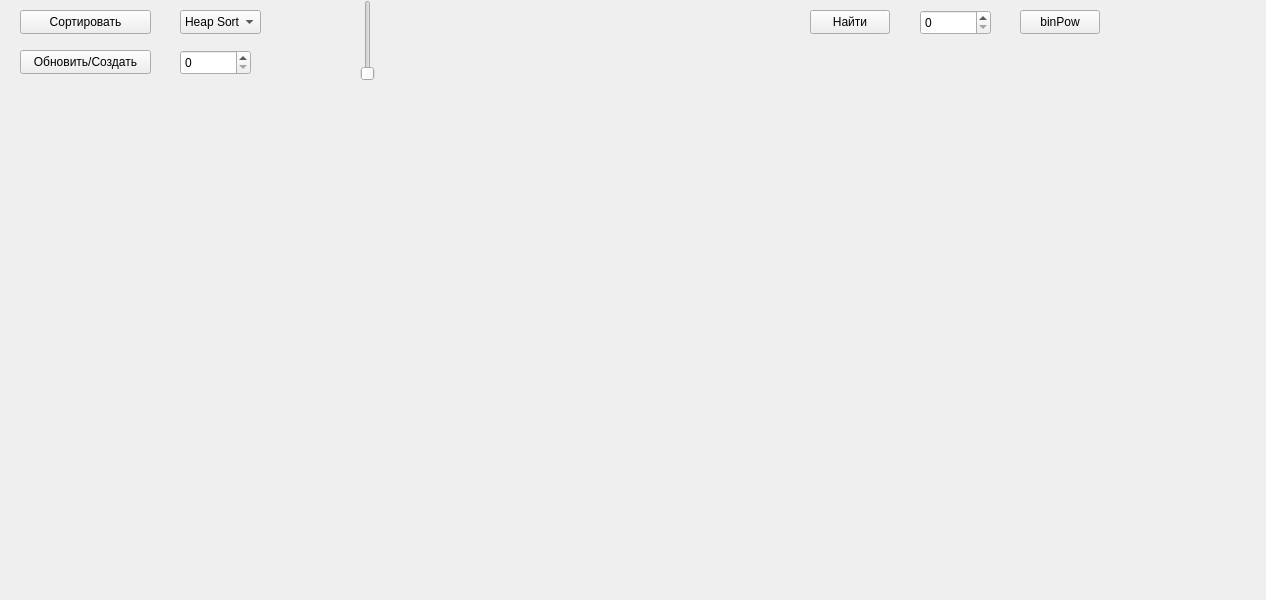
<?xml version="1.0" encoding="UTF-8"?>
<ui version="4.0">
 <class>Widget</class>
 <widget class="QWidget" name="Widget">
  <property name="geometry">
   <rect>
    <x>0</x>
    <y>0</y>
    <width>1266</width>
    <height>600</height>
   </rect>
  </property>
  <property name="windowTitle">
   <string>Widget</string>
  </property>
  <widget class="QPushButton" name="pushButton">
   <property name="geometry">
    <rect>
     <x>20</x>
     <y>10</y>
     <width>131</width>
     <height>24</height>
    </rect>
   </property>
   <property name="text">
    <string>Сортировать</string>
   </property>
  </widget>
  <widget class="QPushButton" name="pushButton_2">
   <property name="geometry">
    <rect>
     <x>20</x>
     <y>50</y>
     <width>131</width>
     <height>24</height>
    </rect>
   </property>
   <property name="text">
    <string>Обновить/Создать</string>
   </property>
  </widget>
  <widget class="QPushButton" name="pushButton_3">
   <property name="geometry">
    <rect>
     <x>810</x>
     <y>10</y>
     <width>80</width>
     <height>24</height>
    </rect>
   </property>
   <property name="text">
    <string>Найти</string>
   </property>
  </widget>
  <widget class="QSpinBox" name="spinBox">
   <property name="geometry">
    <rect>
     <x>180</x>
     <y>50</y>
     <width>71</width>
     <height>25</height>
    </rect>
   </property>
  </widget>
  <widget class="QSpinBox" name="spinBox_2">
   <property name="geometry">
    <rect>
     <x>920</x>
     <y>10</y>
     <width>71</width>
     <height>25</height>
    </rect>
   </property>
  </widget>
  <widget class="QSlider" name="verticalSlider">
   <property name="geometry">
    <rect>
     <x>360</x>
     <y>0</y>
     <width>16</width>
     <height>81</height>
    </rect>
   </property>
   <property name="orientation">
    <enum>Qt::Vertical</enum>
   </property>
  </widget>
  <widget class="QComboBox" name="comboBox">
   <property name="geometry">
    <rect>
     <x>180</x>
     <y>10</y>
     <width>81</width>
     <height>24</height>
    </rect>
   </property>
   <item>
    <property name="text">
     <string>Heap Sort</string>
    </property>
   </item>
   <item>
    <property name="text">
     <string>Quick Sort</string>
    </property>
   </item>
   <item>
    <property name="text">
     <string>Merge Sort</string>
    </property>
   </item>
   <item>
    <property name="text">
     <string>Interpolation Sort</string>
    </property>
   </item>
  </widget>
  <widget class="QLabel" name="label">
   <property name="geometry">
    <rect>
     <x>580</x>
     <y>10</y>
     <width>141</width>
     <height>16</height>
    </rect>
   </property>
   <property name="text">
    <string/>
   </property>
  </widget>
  <widget class="QLabel" name="label_2">
   <property name="geometry">
    <rect>
     <x>580</x>
     <y>30</y>
     <width>151</width>
     <height>21</height>
    </rect>
   </property>
   <property name="text">
    <string/>
   </property>
  </widget>
  <widget class="QLabel" name="label_3">
   <property name="geometry">
    <rect>
     <x>580</x>
     <y>60</y>
     <width>171</width>
     <height>16</height>
    </rect>
   </property>
   <property name="text">
    <string/>
   </property>
  </widget>
  <widget class="QLabel" name="label_4">
   <property name="geometry">
    <rect>
     <x>390</x>
     <y>60</y>
     <width>91</width>
     <height>16</height>
    </rect>
   </property>
   <property name="text">
    <string/>
   </property>
  </widget>
  <widget class="QLabel" name="label_5">
   <property name="geometry">
    <rect>
     <x>820</x>
     <y>60</y>
     <width>91</width>
     <height>16</height>
    </rect>
   </property>
   <property name="text">
    <string/>
   </property>
  </widget>
  <widget class="QPushButton" name="pushButton_4">
   <property name="geometry">
    <rect>
     <x>1020</x>
     <y>10</y>
     <width>80</width>
     <height>24</height>
    </rect>
   </property>
   <property name="text">
    <string>binPow</string>
   </property>
  </widget>
  <widget class="QLabel" name="label_6">
   <property name="geometry">
    <rect>
     <x>1030</x>
     <y>40</y>
     <width>91</width>
     <height>31</height>
    </rect>
   </property>
   <property name="text">
    <string/>
   </property>
  </widget>
 </widget>
 <resources/>
 <connections/>
</ui>
